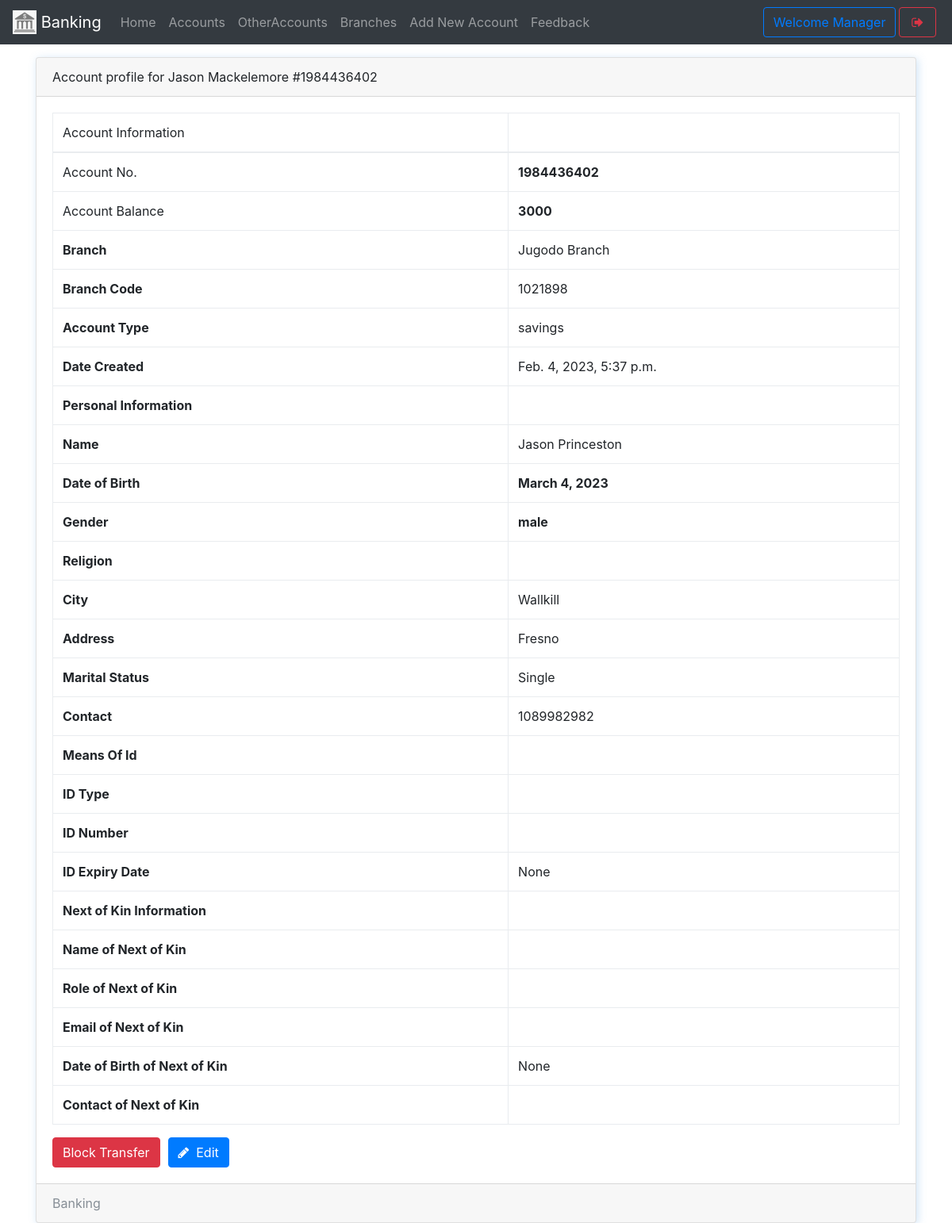
Before: /manager/account/2 (signed in) with the older database file.
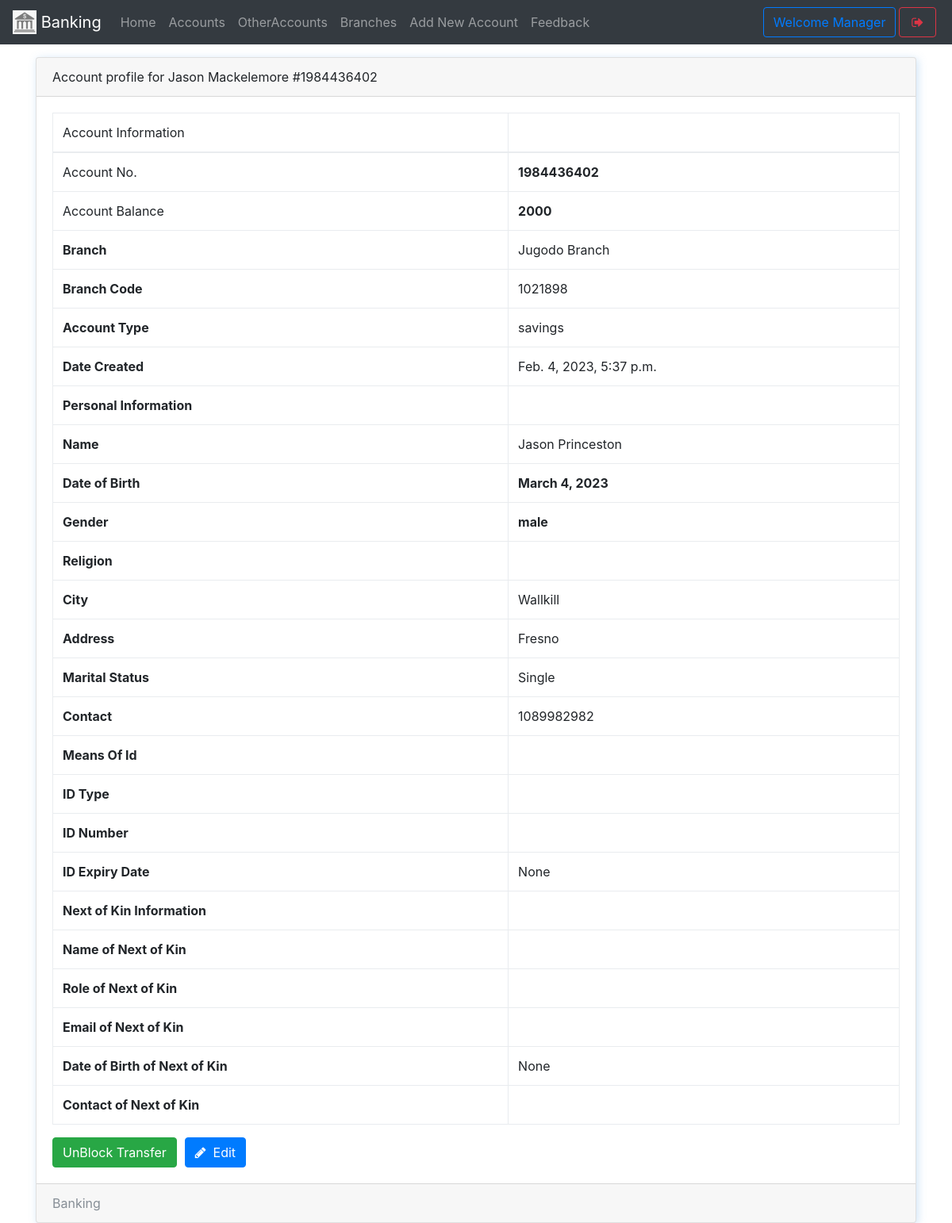
After: the same page with the newer database file.
### core/models.py (models this page shows, shortened)
class Account(models.Model):
    user = models.OneToOneField(User,on_delete= models.CASCADE)
    account_number = models.CharField(max_length = 10,unique = True,validators=[numeric_validation])
    balance = models.BigIntegerField()
    branch  = models.ForeignKey(Branch,null = True,blank=True,on_delete=models.SET_NULL)
    account_type = models.CharField(max_length = 10, choices = (('current','current'),('savings','savings')),default = "savings")
    first_name = models.CharField(max_length = 256)
    middle_name = models.CharField(max_length = 256, blank = True)
    last_name = models.CharField(max_length = 256)
    dob = models.DateField(blank=True,null = True)
    gender = models.CharField(max_length= 2, choices=(('m',"male"),('f',"female")), blank=True)
    city = models.CharField(max_length= 20, blank=True)
    religion = models.CharField(max_length= 20, blank=True)
    marital_status = models.CharField(max_length= 2, choices=(('s',"Single"),('m',"Married")), blank=True)
    address = models.CharField(max_length= 40, blank=True)
    contact = models.CharField(max_length=12,blank=True, validators=[numeric_validation])
    means_of_id = models.CharField(max_length = 10, choices = (('nid','national id card'),('dl','driver licence'),('vc','Voters Card'),
    ('ip','International Passport')), blank=True)
    id_number = models.CharField(max_length= 20, blank=True)
    id_expiry_date = models.DateField(blank=True,auto_now_add=False,null=True)
    next_of_kin_title = models.CharField(max_length= 256, blank=True)
    next_of_kin_name = models.CharField(max_length= 256, blank=True)
    next_of_kin_email = models.EmailField(blank=True)
    next_of_kin_dob = models.DateField(blank=True, auto_now_add=False,null=True)
    next_of_kin_contact = models.CharField(max_length= 12, blank=True)
    date_created = models.DateTimeField(auto_now_add = True)

class Branch(models.Model):
    number = models.IntegerField()
    name = models.CharField(max_length=100)

### core/views.py (the view, shortened to what this page needs)
# urls.py: path('manager/account/<int:pk>',ManagerAccountDetailView.as_view(),name="manager-account-view"),
class ManagerAccountDetailView(ManagerRequiredMixin,DetailView):
    model = Account
    template_name = "manager/account-details.html"
    def get_context_data(self, **kwargs):
        context = super().get_context_data(**kwargs)
        obj = context['object']
        if BlockedTransfer.objects.filter(account = obj).exists():
            blocked = True
        else:
            blocked = False
        context['blocked'] = blocked
        return context

### core/views.py (called while the page is built)
    def test_func(self):
        return self.request.user.is_staff or self.request.user.usertype == "manager"

### core/templates/manager/account-details.html (shortened to what the changed rows need)
{% extends 'manager/manager-base.html' %}
{% block content %}
<div class="container">
    <div class="card w-100 shadowBlue">
      <div class="card-header">
        Account profile for {{object.first_name}} {{object.last_name}} #{{object.account_number}}
      </div>
      <div class="card-body">
        <table class="table table-bordered">
          <thead>
            <tr >
              <td scope="row">Account Information</td>
              <td></td>
            </tr>
          </thead>
          <tbody>
            <tr>
              <td scope="col">Account No.</td>
              <th scope="col">{{object.account_number}}</th>
            </tr>
            <tr>
              <td scope="col">Account Balance</td>
              <th scope="col">{{object.balance}}</th>
            </tr>
            <tr>
              <th scope="row">Branch</th>
              <td>{{object.branch.name}}</td>
            </tr>
            <tr>
              <th scope="row">Branch Code</th>
              <td>{{object.branch.number}}</td>
            </tr>
            <tr>
              <th scope="row">Account Type</th>
              <td>{{object.account_type}}</td>
            </tr>
            <tr>
              <th scope="row">Date Created</th>
              <td>{{object.date_created}}</td>
            </tr>
            <tr>
              <th scope="row">Personal Information</th>
            </tr>
            <tr>
              <th scope="col">Name</td>
              <td scope="col">{{object.first_name}} {{object.middle_name}} {{object.lat_name}}</th>
            </tr>
            <tr>
              <th scope="col">Date of Birth</td>
              <th scope="col">{{object.dob}}</th>
            </tr>
            <tr>
              <th scope="col">Gender</td>
              <th scope="col">{{object.get_gender_display}}</th>
            </tr>
            <tr>
              <th scope="col">Religion</td>
              <td scope="col">{{object.Religion}}</th>
            </tr>
            <tr>
              <th scope="col">City</td>
              <td scope="col">{{object.city}}</th>
            </tr>
            <tr>
              <th scope="col">Address</td>
              <td scope="col">{{object.address}}</th>
            </tr>
            <tr>
              <th scope="col">Marital Status</td>
              <td scope="col">{{object.get_marital_status_display}}</th>
            </tr>
            <tr>
              <th scope="col">Contact</td>
              <td scope="col">{{object.contact}}</th>
            </tr>
            <tr>
              <th scope="row">Means Of Id</th>
            </tr>
            <tr>
              <th scope="col">ID Type</td>
              <td scope="col">{{object.means_of_id}}</th>
            </tr>
            <tr>
              <th scope="col">ID Number</td>
              <td scope="col">{{object.id_number}}</th>
            </tr>
            <tr>
              <th scope="col">ID Expiry Date</td>
              <td scope="col">{{object.id_expiry_date}}</th>
            </tr>
            <tr>
              <th scope="row">Next of Kin Information</th>
            </tr>
            <tr>
              <th scope="col">Name of Next of Kin</td>
              <td scope="col">{{object.next_of_kin_name}}</th>
            </tr>
            <tr>
              <th scope="col">Role of Next of Kin</td>
              <td scope="col">{{object.next_of_kin_title}}</th>
            </tr>
            <tr>
              <th scope="col">Email of Next of Kin</td>
              <td scope="col">{{object.next_of_kin_email}}</th>
            </tr>
            <tr>
              <th scope="col">Date of Birth of Next of Kin</td>
              <td scope="col">{{object.next_of_kin_dob}}</th>
            </tr>
            <tr>
              <th scope="col">Contact of Next of Kin</td>
              <td scope="col">{{object.next_of_kin_contact}}</th>
            </tr>
          </tbody>
        </table>
        <div>
          {% if blocked %}
          <form method="post">
            <button class="btn btn-success float-left" >UnBlock Transfer</button>
          </form>
          {% else %}
          <button class="btn btn-danger float-left" data-toggle="modal" data-target="#exampleModal">Block Transfer</button>
          {% endif %}
          <a href="{% url 'manager-account-edit' object.pk %}" style="margin-left: 10px;" class="btn btn-primary "><i class="fa fa-pencil"></i>&nbsp; Edit</a>
        </div>
      </div>
      <div class="card-footer text-muted">
        Banking
      </div>
    </div>
</div>
{% endblock %}

Changed rows visible on the page:
changed Account "Jason": balance "3000" → "2000"
Other visible differences:
text no longer shown: "Block Transfer"
text now shown: "UnBlock Transfer"
